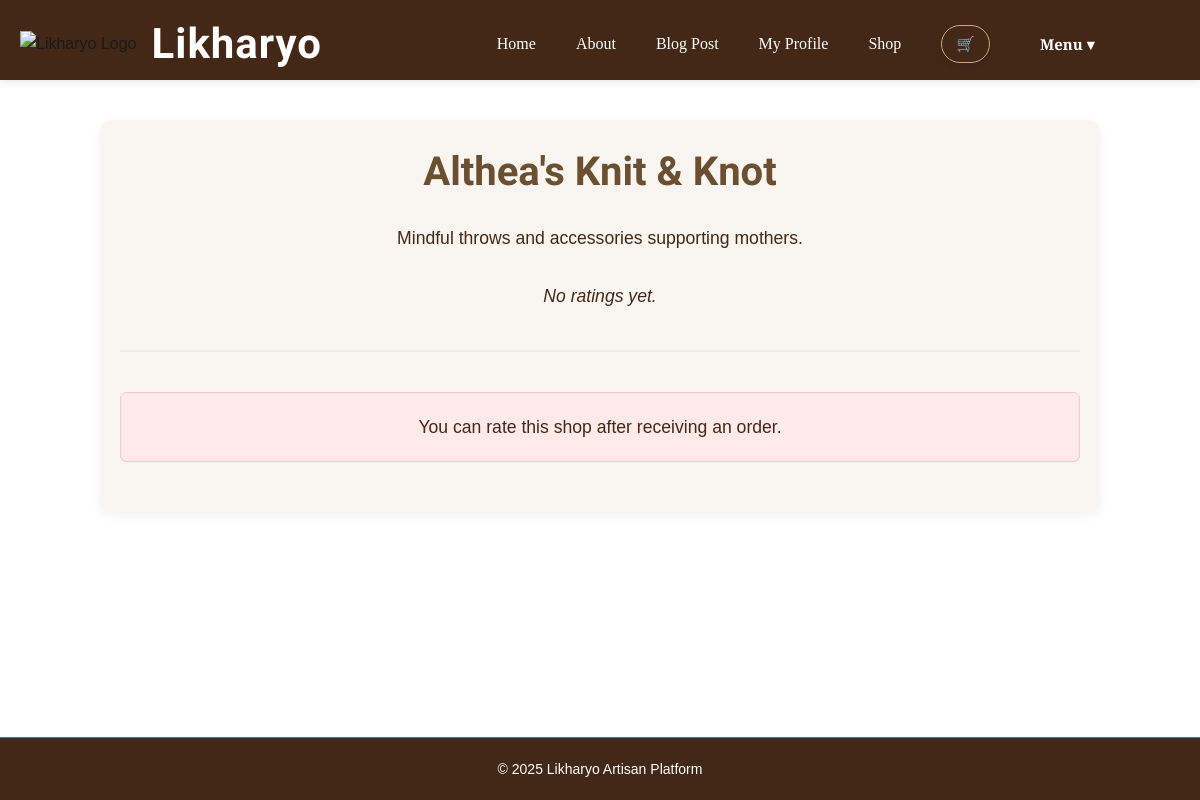
/shop/2/rate (signed in), run on the app's committed database.
### models.py (models this page shows)
class Shop(db.Model):
    __tablename__ = 'shops'
    shop_id = db.Column(db.Integer, primary_key=True)
    name = db.Column(db.String(150), nullable=False)
    description = db.Column(db.Text, nullable=True)
    owner_id = db.Column(db.Integer, db.ForeignKey('users.user_id'), nullable=False)
    parent_shop_id = db.Column(db.Integer, db.ForeignKey('shops.shop_id'), nullable=True)
    items = db.relationship('Item', backref='shop', lazy=True)

### views.py (the view)
@views_bp.route("/shop/<int:shop_id>/rate", methods=["GET"])
@login_required
def show_rate_shop(shop_id):
    shop = Shop.query.get_or_404(shop_id)
    form = RatingForm()
    eligible_order = Order.query.filter_by(
        user_id=current_user.user_id,
        shop_id=shop_id,
        status="received"
    ).first()
    existing_rating = Rating.query.filter_by(
        user_id=current_user.user_id,
        shop_id=shop_id
    ).first()
    avg_rating = None
    if shop.ratings:
        avg_rating = sum(r.value for r in shop.ratings) / len(shop.ratings)
    return render_template(
        "shop_rating.html",
        shop=shop,
        form=form,
        avg_rating=avg_rating,
        eligible_order=eligible_order,
        existing_rating=existing_rating
    )

### app.py (called while the page is built)
@login_manager.user_loader
def load_user(user_id):
    return User.query.get(int(user_id))

### templates/shop_rating.html
{% extends "base.html" %}
{% block extra_css %}
  <link rel="stylesheet" href="{{ url_for('static', filename='shop_rating.css') }}?v=2">
{% endblock %}
{% block content %}
<div class="shop-page">
  <h2>{{ shop.name }}</h2>
  <p>{{ shop.description }}</p>
  {% if avg_rating %}
    <div class="rating-section">
      <p>
        Average Rating:
        <span class="rating-stars">
          {% for i in range(avg_rating|round(0, 'floor')|int) %}
            ⭐
          {% endfor %}
        </span>
        <span class="rating-text">({{ "%.1f"|format(avg_rating) }})</span>
      </p>
    </div>
  {% else %}
    <p class="no-ratings">No ratings yet.</p>
  {% endif %}
  <hr>
  {% if eligible_order %}
    <div class="rating-form">
      <form method="POST" action="{{ url_for('views.rate_shop_user', shop_id=shop.shop_id) }}">
        {{ form.hidden_tag() }}
        <div class="form-group">
          <label for="{{ form.value.id }}">Rate your experience:</label><br>
          {{ form.value(class="form-control") }}
        </div>
        <button type="submit" class="btn btn-primary">Submit Rating</button>
      </form>
    </div>
  {% else %}
    <p class="text-warning">You can rate this shop after receiving an order.</p>
  {% endif %}
</div>
{% endblock %}

### static/base.css (style rules this page uses)
* { margin: 0; padding: 0; box-sizing: border-box; }
body { font-family: 'Poppins', sans-serif; background: linear-gradient(190deg, #f5ebe0); color: #1a1a1a; line-height: 1.6; display: flex; flex-direction: column; min-height: 100vh; }

### static/shop_rating.css (style rules this page uses)
.shop-page { max-width: 1000px; margin: 0 auto; padding: 20px; font-family: "Poppins", sans-serif; color: #333; background-color: #f9f5f0; border-radius: 12px; box-shadow: 0 4px 12px rgba(0,0,0,0.05); }
.shop-page h2 { font-size: 2.5rem; font-weight: 700; color: #6C4E31; text-align: center; margin-bottom: 20px; font-family: 'Rye', cursive; text-transform: capitalize; }
.shop-page p { font-size: 1.1rem; line-height: 1.6; color: #432818; text-align: center; margin-bottom: 30px; }
.no-ratings { font-style: italic; color: #888; }
.shop-page hr { border: none; height: 2px; background-color: #ececec; margin: 40px 0; }
.text-warning { text-align: center; font-size: 1.1rem; color: #a94442; font-weight: 500; padding: 20px; background-color: #ffeaea; border: 1px solid #f5c6cb; border-radius: 6px; margin-top: 20px; }

### data on the page
Shop: name "Althea's Knit & Knot", description "Mindful throws and accessories supporting mothers."
